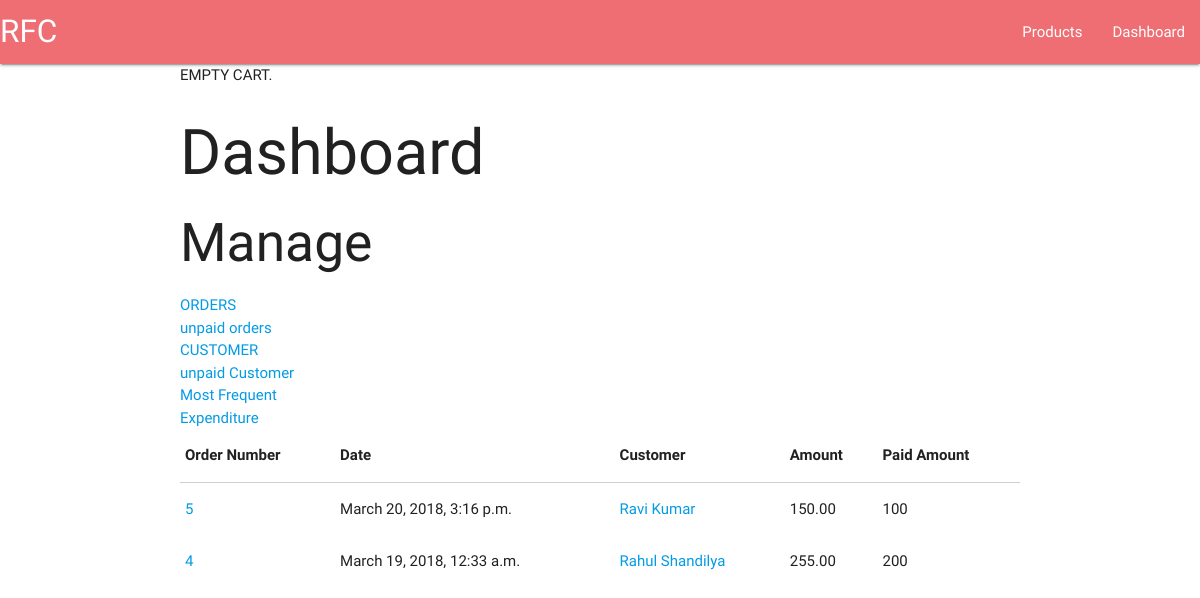
/dashboard/, run on the app's committed database.
### order/models.py (models this page shows, shortened)
class Order(models.Model):
    customer = models.ForeignKey(Customer,
                                 on_delete=models.CASCADE,
                                 related_name='orders')
    created = models.DateTimeField(auto_now_add=True)
    updated = models.DateTimeField(auto_now=True)
    paid_amount = models.PositiveIntegerField()
    class Meta:
        ordering = ('-created',)
    def get_total_cost(self):
        return sum(item.get_cost() for item in self.items.all())

class Customer(models.Model):
    name = models.CharField(max_length=50)
    phone_number = models.CharField(max_length=10, unique=True)
    address = models.CharField(max_length=250)
    location = models.CharField(max_length=20)

class OrderItem(models.Model):
    order = models.ForeignKey(Order,
                              related_name='items',
                              on_delete=models.CASCADE)
    product = models.ForeignKey(Product,
                                related_name='order_items',
                                on_delete=models.CASCADE)
    price = models.DecimalField(max_digits=10, decimal_places=2)
    quantity = models.PositiveIntegerField(default=1)
    def get_cost(self):
        return self.price * self.quantity

### dashboard/views.py (the view)
# urls.py: path('', views.order_list, name='dashboard'),
def order_list(request):
    orders = Order.objects.all()
    return render(request, 'dashboard/order-history.html', {'orders': orders})

### product/cart.py (called while the page is built)
    def __len__(self):
        return sum(item['quantity'] for item in self.cart.values())

### product/context_processors.py (called while the page is built)
def cart(request):
	return {'cart': Cart(request)}

### templates/dashboard/order-history.html (shortened to what this page needs)
{% extends "dashboard/dashboard_base.html" %}
{% load static %}
{% block dashboard_content %}
<table>
<thead>
	<th>Order Number</th>
	<th> Date</th>
	<th> Customer</th>
	<th>Amount</th>
	<th>Paid Amount</th>
</thead>
{% for order in orders %}
<tr>
<td>
<a href="{% url 'dashboard:order_detail' order.id %}">{{ order.id}}</a>
</td>
<td>
 {{order.created}}
 </td>
 <td>
<a href="{% url 'dashboard:customer_detail' order.customer.id %}">{{order.customer.name}}</a>
</td>
<td>
{{order.get_total_cost }}
</td>
<td>
{{ order.paid_amount }}<br>
</td>
{% endfor %}
</tr>
</table>
{% endblock %}

### data on the page
Order: id "5", created "March 20, 2018, 3:16 p.m.", customer.name "Ravi Kumar", get_total_cost "150.00", paid_amount "100"
Order: id "4", created "March 19, 2018, 12:33 a.m.", customer.name "Rahul Shandilya", get_total_cost "255.00", paid_amount "200"
